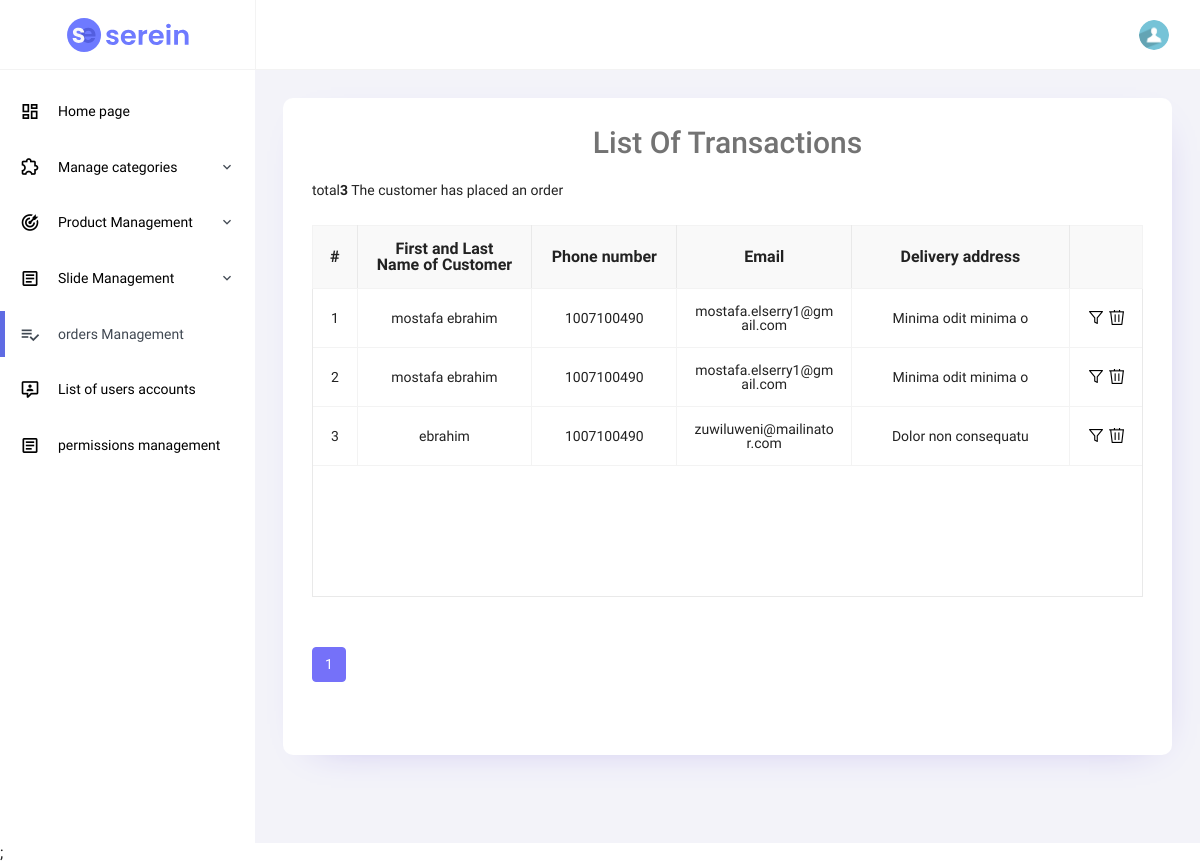
/furniture/admin/view_transactions.php, run on the app's committed database.
### tables this page shows
CREATE TABLE `transactions` (
  `transaction_id` int(255) NOT NULL,
  `transaction_code` int(255) NOT NULL,
  `customer_name` varchar(100) NOT NULL,
  `customer_email` varchar(100) NOT NULL,
  `customer_phone` int(11) NOT NULL,
  `customer_address` text NOT NULL,
  `product` varchar(100) NOT NULL,
  `quantity` int(11) NOT NULL,
  `subtotal` decimal(15,2) NOT NULL,
  `time_order` datetime NOT NULL
);

### furniture/admin/view_transactions.php (the view, shortened to what this page needs)
<?php
include "admin_header.php";
include "admin_navbar.php";
include "admin_partial.php";
include "admin_sidebar.php";
include('../includes/mysqli_connect.php');
?>
<?php
$page = 1;
$limit = 10;
$arrs_list = mysqli_query($dbc, "
                    select transaction_code from transactions group by transaction_code
                ");
$total_record = mysqli_num_rows($arrs_list);
$total_page = ceil($total_record / $limit);
$start = ($page - 1) * $limit;
?>
<div class="main-panel">
    <div class="content-wrapper">
        <div class="row grid-margin">
            <div class="col-lg-12 grid-margin stretch-card">
                <div class="card">
                    <div class="card-body">
                        <h4 class="card-title" style="text-align: center;font-size: 30px;">List of transactions</h4>
                        <p>total<b><?php echo $total_record;?></b> The customer has placed an order</p><br>
                        <div id="js-grid" class="jsgrid" style="position: relative; height: 500px; width: 100%;">
                            <div class="jsgrid-grid-header jsgrid-header-scrollbar">
                                <table class="jsgrid-table">
                                    <tr class="jsgrid-header-row">
                                        <th class="jsgrid-header-cell jsgrid-align-center jsgrid-header-sortable" style="width: 30px;">
                                            #
                                        </th>
                                        <th class="jsgrid-header-cell jsgrid-align-center jsgrid-header-sortable"
                                            style="width: 120px;">
                                            First and Last Name of Customer
                                        </th>
                                        <th class="jsgrid-header-cell jsgrid-align-center jsgrid-header-sortable" style="width: 100px;">
                                        Phone number
                                        </th>
                                        <th class="jsgrid-header-cell jsgrid-align-center jsgrid-header-sortable" style="width: 120px;">
                                            Email
                                        </th>
                                        <th class="jsgrid-header-cell jsgrid-align-center jsgrid-header-sortable" style="width: 150px;">
                                        Delivery address
                                        </th>
                                        <th class="jsgrid-header-cell jsgrid-align-center jsgrid-header-sortable" style="width: 50px;">
                                        </th>
                                    </tr>
                                </table>
                            </div>
                            <div class="jsgrid-grid-body" style="height: 307.625px;">
                                <table class="jsgrid-table">
                                    <tbody>
                                    <?php
                                    $q = "SELECT * FROM transactions GROUP BY transaction_code ORDER BY time_order ASC LIMIT $start,$limit";
                                    $r = mysqli_query($dbc, $q);
                                    $stt=0;
                                    while ($rows = mysqli_fetch_array($r, MYSQLI_ASSOC)) {
                                        $stt+=1;
                                        echo "
                                        <tr class=\"jsgrid-row\">
                                            <td class=\"jsgrid-cell jsgrid-align-center\" style=\"width: 30px;\">".$stt."</td>
                                            <td class=\"jsgrid-cell jsgrid-align-center\" style=\"width: 120px;\">".$rows['customer_name']."</td>
                                            <td class=\"jsgrid-cell jsgrid-align-center\" style=\"width: 100px;\">".$rows['customer_phone']."</td>
                                            <td class=\"jsgrid-cell jsgrid-align-center\" style=\"width: 120px;\">".$rows['customer_email']."</td>
                                            <td class=\"jsgrid-cell jsgrid-align-center\" style=\"width: 150px;\">".$rows['customer_address']."</td>
                                            <td class=\"jsgrid-cell jsgrid-control-field jsgrid-align-center\" style=\"width: 50px;\">
                                                <a href='order_detail.php?code={$rows['transaction_code']}'><input class=\"jsgrid-button jsgrid-clear-filter-button\" type=\"button\" title=\"View invoice details\"></a>
                                                <a href='delete_transaction.php?code={$rows['transaction_code']}'><input class=\"jsgrid-button jsgrid-delete-button\" type=\"button\" title=\"Erase\"></a>
                                            </td>
                                        ";
                                    }
                                    ?>
                                    </tbody>
                                </table>
                            </div>
                            <div class="jsgrid-pager-container">
                                <ul class="pagination" style="margin-top: 50px">
                                    <?php for($i=1;$i<=$total_page;$i++){ ?>
                                        <li class="page-item <?php if($page == $i) echo "active"; ?>">
                                            <a class="page-link" href="view_transactions.php?page=<?php echo $i; ?>"><?php echo $i; ?></a>
                                        </li>
                                    <?php } ?>
                                </ul>
                            </div>
                        </div>
                    </div>
                </div>
            </div>
        </div>
    </div>
</div>
<?php include "admin_end.php" ?>;

### data on the page
transactions: customer_name "mostafa ebrahim", customer_phone "1007100490", customer_email "mostafa.elserry1@gmail.com", customer_address "Minima odit minima o"
transactions: customer_name "mostafa ebrahim", customer_phone "1007100490", customer_email "mostafa.elserry1@gmail.com", customer_address "Minima odit minima o"
transactions: customer_name "ebrahim", customer_phone "1007100490", customer_email "zuwiluweni@mailinator.com", customer_address "Dolor non consequatu"

### other printed values
$total_record "3"
